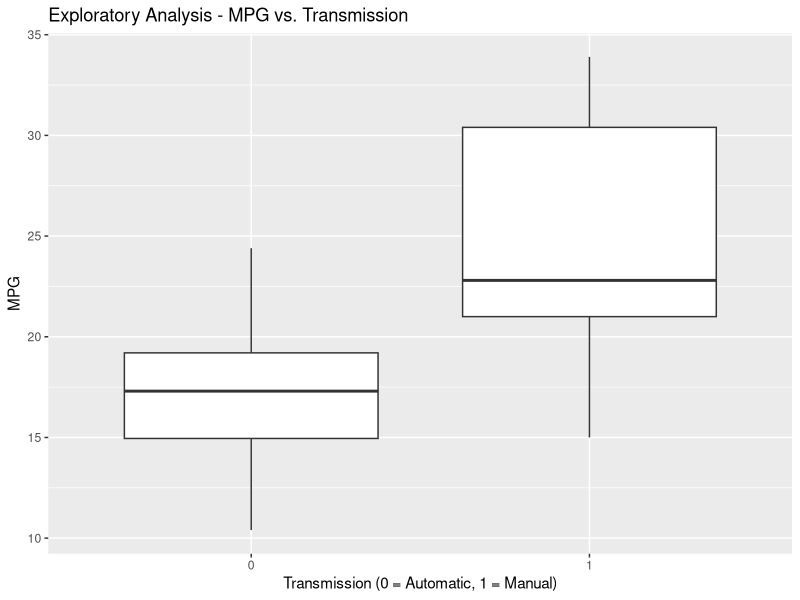
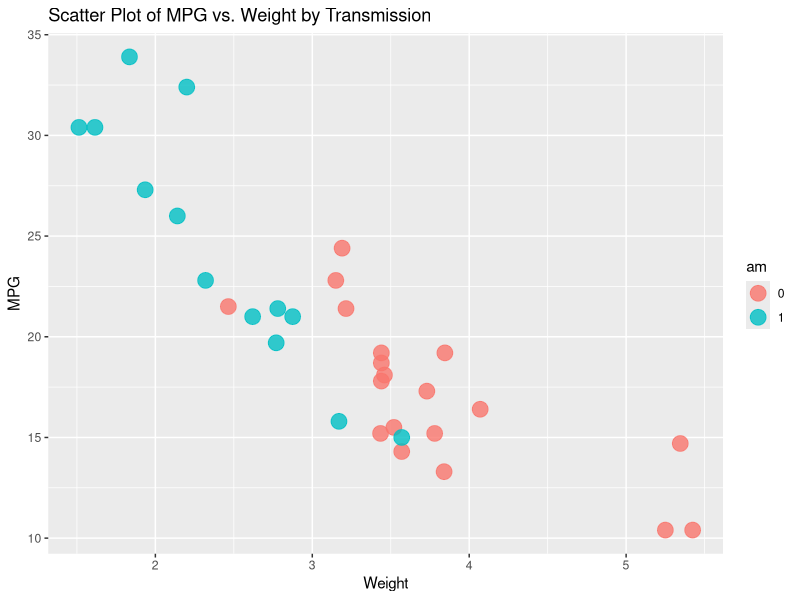
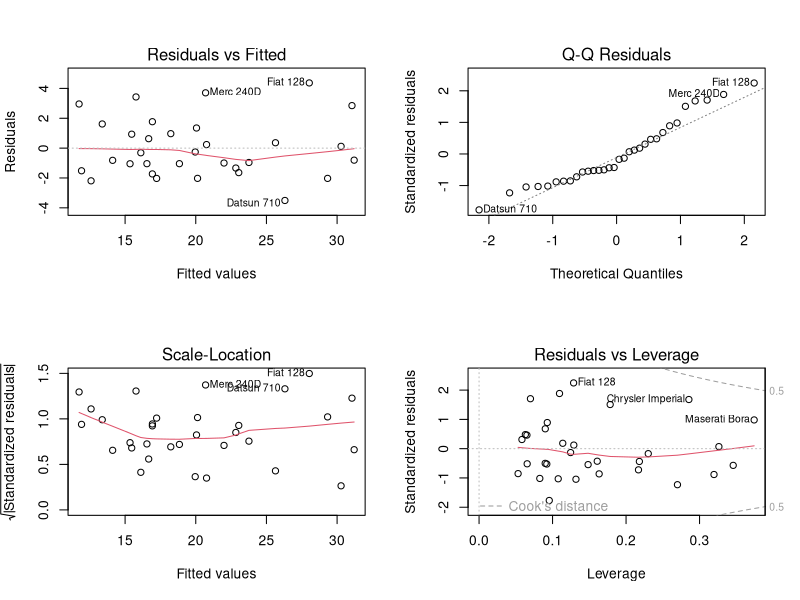

Reproduce these figures in R, in order.
## ---- chunk 1
knitr::opts_chunk$set(echo = TRUE)
## ---- chunk 2
# Import library
library(ggplot2)

# Import data set
data(mtcars)

# Tidy data and reclass to factor
ind <- c("cyl", "vs", "am", "gear", "carb")
mtcars[ind] <- lapply(mtcars[ind], as.factor)
## ---- chunk 3
mpgam_model <- lm(mpg ~ am, mtcars)
## ---- chunk 4
mpgam_model$coefficients
mpgam_model$df.residual
# summary(mpgam_model)
## ---- chunk 5
mpgam_model_all <- lm(mpg ~ ., data=mtcars)
mpgam_model_step <- step(mpgam_model_all, k=log(nrow(mtcars)))
## ---- chunk 6
summary(mpgam_model_step)
## ---- chunk 7
mpgam_model_final <- lm(mpg ~ wt + qsec + am + wt:am, data=mtcars)
## ---- chunk 8
summary(mpgam_model_final)
## ---- chunk 9
anova(mpgam_model, mpgam_model_all, mpgam_model_step, mpgam_model_final)
## ---- chunk 10
ggplot(mtcars, aes(x = am, y = mpg)) +
        geom_boxplot() +
        xlab("Transmission (0 = Automatic, 1 = Manual)") +
        ylab("MPG") +
        ggtitle("Exploratory Analysis - MPG vs. Transmission")
## ---- chunk 11
ggplot(mtcars, aes(x = wt, y = mpg, group = am, color = am)) +
        geom_point(size = 5, alpha = 0.8) +
        xlab("Weight") +
        ylab("MPG") +
        ggtitle("Scatter Plot of MPG vs. Weight by Transmission")
## ---- chunk 12
par(mfrow = c(2, 2))
plot(mpgam_model_final)
## ---- chunk 13
sessionInfo()
